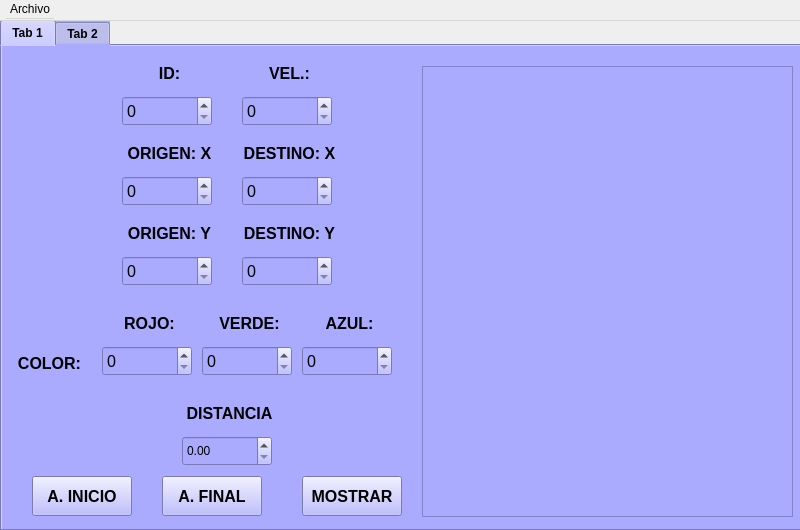
<?xml version="1.0" encoding="UTF-8"?>
<ui version="4.0">
 <class>MainWindow</class>
 <widget class="QMainWindow" name="MainWindow">
  <property name="geometry">
   <rect>
    <x>0</x>
    <y>0</y>
    <width>800</width>
    <height>530</height>
   </rect>
  </property>
  <property name="minimumSize">
   <size>
    <width>500</width>
    <height>500</height>
   </size>
  </property>
  <property name="maximumSize">
   <size>
    <width>800</width>
    <height>530</height>
   </size>
  </property>
  <property name="windowTitle">
   <string>MainWindow</string>
  </property>
  <widget class="QWidget" name="centralwidget">
   <widget class="QTabWidget" name="tabWidget">
    <property name="geometry">
     <rect>
      <x>0</x>
      <y>20</y>
      <width>871</width>
      <height>511</height>
     </rect>
    </property>
    <property name="font">
     <font>
      <family>Arial</family>
      <weight>75</weight>
      <bold>true</bold>
     </font>
    </property>
    <property name="styleSheet">
     <string notr="true">background-color: rgb(170, 170, 255);</string>
    </property>
    <property name="currentIndex">
     <number>0</number>
    </property>
    <widget class="QWidget" name="tab1">
     <property name="font">
      <font>
       <family>Arial</family>
       <pointsize>9</pointsize>
       <weight>75</weight>
       <bold>true</bold>
      </font>
     </property>
     <attribute name="title">
      <string>Tab 1</string>
     </attribute>
     <widget class="QWidget" name="widget" native="true">
      <property name="geometry">
       <rect>
        <x>0</x>
        <y>0</y>
        <width>800</width>
        <height>500</height>
       </rect>
      </property>
      <property name="sizePolicy">
       <sizepolicy hsizetype="Preferred" vsizetype="Preferred">
        <horstretch>0</horstretch>
        <verstretch>0</verstretch>
       </sizepolicy>
      </property>
      <property name="minimumSize">
       <size>
        <width>500</width>
        <height>500</height>
       </size>
      </property>
      <property name="maximumSize">
       <size>
        <width>800</width>
        <height>500</height>
       </size>
      </property>
      <property name="styleSheet">
       <string notr="true">background-color: rgb(170, 170, 255);</string>
      </property>
      <widget class="QLabel" name="labelColorVerde">
       <property name="geometry">
        <rect>
         <x>200</x>
         <y>260</y>
         <width>95</width>
         <height>35</height>
        </rect>
       </property>
       <property name="font">
        <font>
         <family>Arial</family>
         <pointsize>12</pointsize>
         <weight>75</weight>
         <bold>true</bold>
        </font>
       </property>
       <property name="text">
        <string>VERDE:</string>
       </property>
       <property name="alignment">
        <set>Qt::AlignCenter</set>
       </property>
      </widget>
      <widget class="QSpinBox" name="id">
       <property name="geometry">
        <rect>
         <x>120</x>
         <y>50</y>
         <width>90</width>
         <height>30</height>
        </rect>
       </property>
       <property name="font">
        <font>
         <family>Arial</family>
         <pointsize>12</pointsize>
        </font>
       </property>
       <property name="cursor">
        <cursorShape>PointingHandCursor</cursorShape>
       </property>
       <property name="wrapping">
        <bool>false</bool>
       </property>
       <property name="maximum">
        <number>9999</number>
       </property>
      </widget>
      <widget class="QLabel" name="labelCOLOR">
       <property name="geometry">
        <rect>
         <x>0</x>
         <y>300</y>
         <width>95</width>
         <height>35</height>
        </rect>
       </property>
       <property name="font">
        <font>
         <family>Arial</family>
         <pointsize>12</pointsize>
         <weight>75</weight>
         <bold>true</bold>
        </font>
       </property>
       <property name="text">
        <string>COLOR:</string>
       </property>
       <property name="alignment">
        <set>Qt::AlignCenter</set>
       </property>
      </widget>
      <widget class="QLabel" name="labelColorRojo">
       <property name="geometry">
        <rect>
         <x>100</x>
         <y>260</y>
         <width>95</width>
         <height>35</height>
        </rect>
       </property>
       <property name="font">
        <font>
         <family>Arial</family>
         <pointsize>12</pointsize>
         <weight>75</weight>
         <bold>true</bold>
        </font>
       </property>
       <property name="text">
        <string>ROJO:</string>
       </property>
       <property name="alignment">
        <set>Qt::AlignCenter</set>
       </property>
      </widget>
      <widget class="QSpinBox" name="destinoY">
       <property name="geometry">
        <rect>
         <x>240</x>
         <y>210</y>
         <width>90</width>
         <height>30</height>
        </rect>
       </property>
       <property name="font">
        <font>
         <family>Arial</family>
         <pointsize>12</pointsize>
        </font>
       </property>
       <property name="cursor">
        <cursorShape>PointingHandCursor</cursorShape>
       </property>
       <property name="wrapping">
        <bool>false</bool>
       </property>
       <property name="maximum">
        <number>500</number>
       </property>
      </widget>
      <widget class="QSpinBox" name="rojo">
       <property name="geometry">
        <rect>
         <x>100</x>
         <y>300</y>
         <width>90</width>
         <height>30</height>
        </rect>
       </property>
       <property name="font">
        <font>
         <family>Arial</family>
         <pointsize>12</pointsize>
        </font>
       </property>
       <property name="cursor">
        <cursorShape>PointingHandCursor</cursorShape>
       </property>
       <property name="wrapping">
        <bool>false</bool>
       </property>
       <property name="maximum">
        <number>255</number>
       </property>
      </widget>
      <widget class="QLabel" name="labelVELOCIDAD">
       <property name="geometry">
        <rect>
         <x>240</x>
         <y>10</y>
         <width>95</width>
         <height>35</height>
        </rect>
       </property>
       <property name="font">
        <font>
         <family>Arial</family>
         <pointsize>12</pointsize>
         <weight>75</weight>
         <bold>true</bold>
        </font>
       </property>
       <property name="text">
        <string>VEL.:</string>
       </property>
       <property name="alignment">
        <set>Qt::AlignCenter</set>
       </property>
      </widget>
      <widget class="QLabel" name="labelORIGEN_X">
       <property name="geometry">
        <rect>
         <x>120</x>
         <y>90</y>
         <width>95</width>
         <height>35</height>
        </rect>
       </property>
       <property name="font">
        <font>
         <family>Arial</family>
         <pointsize>12</pointsize>
         <weight>75</weight>
         <bold>true</bold>
        </font>
       </property>
       <property name="text">
        <string>ORIGEN: X</string>
       </property>
       <property name="alignment">
        <set>Qt::AlignCenter</set>
       </property>
      </widget>
      <widget class="QSpinBox" name="velocidad">
       <property name="geometry">
        <rect>
         <x>240</x>
         <y>50</y>
         <width>90</width>
         <height>30</height>
        </rect>
       </property>
       <property name="font">
        <font>
         <family>Arial</family>
         <pointsize>12</pointsize>
        </font>
       </property>
       <property name="cursor">
        <cursorShape>PointingHandCursor</cursorShape>
       </property>
       <property name="wrapping">
        <bool>false</bool>
       </property>
       <property name="maximum">
        <number>9999</number>
       </property>
      </widget>
      <widget class="QSpinBox" name="destinoX">
       <property name="geometry">
        <rect>
         <x>240</x>
         <y>130</y>
         <width>90</width>
         <height>30</height>
        </rect>
       </property>
       <property name="font">
        <font>
         <family>Arial</family>
         <pointsize>12</pointsize>
        </font>
       </property>
       <property name="cursor">
        <cursorShape>PointingHandCursor</cursorShape>
       </property>
       <property name="wrapping">
        <bool>false</bool>
       </property>
       <property name="maximum">
        <number>500</number>
       </property>
      </widget>
      <widget class="QLabel" name="labelDESTINO_X">
       <property name="geometry">
        <rect>
         <x>240</x>
         <y>90</y>
         <width>95</width>
         <height>35</height>
        </rect>
       </property>
       <property name="font">
        <font>
         <family>Arial</family>
         <pointsize>12</pointsize>
         <weight>75</weight>
         <bold>true</bold>
        </font>
       </property>
       <property name="text">
        <string>DESTINO: X</string>
       </property>
       <property name="alignment">
        <set>Qt::AlignCenter</set>
       </property>
      </widget>
      <widget class="QLabel" name="labelID">
       <property name="geometry">
        <rect>
         <x>120</x>
         <y>10</y>
         <width>95</width>
         <height>35</height>
        </rect>
       </property>
       <property name="font">
        <font>
         <family>Arial</family>
         <pointsize>12</pointsize>
         <weight>75</weight>
         <bold>true</bold>
        </font>
       </property>
       <property name="text">
        <string>ID:</string>
       </property>
       <property name="alignment">
        <set>Qt::AlignCenter</set>
       </property>
      </widget>
      <widget class="QLabel" name="labelColorAzul">
       <property name="geometry">
        <rect>
         <x>300</x>
         <y>260</y>
         <width>95</width>
         <height>35</height>
        </rect>
       </property>
       <property name="font">
        <font>
         <family>Arial</family>
         <pointsize>12</pointsize>
         <weight>75</weight>
         <bold>true</bold>
        </font>
       </property>
       <property name="text">
        <string>AZUL:</string>
       </property>
       <property name="alignment">
        <set>Qt::AlignCenter</set>
       </property>
      </widget>
      <widget class="QLabel" name="labelDESTINO_Y">
       <property name="geometry">
        <rect>
         <x>240</x>
         <y>170</y>
         <width>95</width>
         <height>35</height>
        </rect>
       </property>
       <property name="font">
        <font>
         <family>Arial</family>
         <pointsize>12</pointsize>
         <weight>75</weight>
         <bold>true</bold>
        </font>
       </property>
       <property name="text">
        <string>DESTINO: Y</string>
       </property>
       <property name="alignment">
        <set>Qt::AlignCenter</set>
       </property>
      </widget>
      <widget class="QSpinBox" name="verde">
       <property name="geometry">
        <rect>
         <x>200</x>
         <y>300</y>
         <width>90</width>
         <height>30</height>
        </rect>
       </property>
       <property name="font">
        <font>
         <family>Arial</family>
         <pointsize>12</pointsize>
        </font>
       </property>
       <property name="cursor">
        <cursorShape>PointingHandCursor</cursorShape>
       </property>
       <property name="wrapping">
        <bool>false</bool>
       </property>
       <property name="maximum">
        <number>255</number>
       </property>
      </widget>
      <widget class="QSpinBox" name="origenY">
       <property name="geometry">
        <rect>
         <x>120</x>
         <y>210</y>
         <width>90</width>
         <height>30</height>
        </rect>
       </property>
       <property name="font">
        <font>
         <family>Arial</family>
         <pointsize>12</pointsize>
        </font>
       </property>
       <property name="cursor">
        <cursorShape>PointingHandCursor</cursorShape>
       </property>
       <property name="wrapping">
        <bool>false</bool>
       </property>
       <property name="maximum">
        <number>500</number>
       </property>
      </widget>
      <widget class="QSpinBox" name="azul">
       <property name="geometry">
        <rect>
         <x>300</x>
         <y>300</y>
         <width>90</width>
         <height>30</height>
        </rect>
       </property>
       <property name="font">
        <font>
         <family>Arial</family>
         <pointsize>12</pointsize>
        </font>
       </property>
       <property name="cursor">
        <cursorShape>PointingHandCursor</cursorShape>
       </property>
       <property name="wrapping">
        <bool>false</bool>
       </property>
       <property name="maximum">
        <number>255</number>
       </property>
      </widget>
      <widget class="QSpinBox" name="origenX">
       <property name="geometry">
        <rect>
         <x>120</x>
         <y>130</y>
         <width>90</width>
         <height>30</height>
        </rect>
       </property>
       <property name="font">
        <font>
         <family>Arial</family>
         <pointsize>12</pointsize>
        </font>
       </property>
       <property name="cursor">
        <cursorShape>PointingHandCursor</cursorShape>
       </property>
       <property name="wrapping">
        <bool>false</bool>
       </property>
       <property name="maximum">
        <number>500</number>
       </property>
      </widget>
      <widget class="QLabel" name="labelORIGEN_Y">
       <property name="geometry">
        <rect>
         <x>120</x>
         <y>170</y>
         <width>95</width>
         <height>35</height>
        </rect>
       </property>
       <property name="font">
        <font>
         <family>Arial</family>
         <pointsize>12</pointsize>
         <weight>75</weight>
         <bold>true</bold>
        </font>
       </property>
       <property name="text">
        <string>ORIGEN: Y</string>
       </property>
       <property name="alignment">
        <set>Qt::AlignCenter</set>
       </property>
      </widget>
      <widget class="QPushButton" name="abInicio">
       <property name="geometry">
        <rect>
         <x>30</x>
         <y>430</y>
         <width>100</width>
         <height>40</height>
        </rect>
       </property>
       <property name="font">
        <font>
         <family>Arial</family>
         <pointsize>12</pointsize>
         <weight>75</weight>
         <bold>true</bold>
        </font>
       </property>
       <property name="text">
        <string>A. INICIO</string>
       </property>
      </widget>
      <widget class="QDoubleSpinBox" name="distancia">
       <property name="enabled">
        <bool>true</bool>
       </property>
       <property name="geometry">
        <rect>
         <x>180</x>
         <y>390</y>
         <width>90</width>
         <height>30</height>
        </rect>
       </property>
       <property name="decimals">
        <number>2</number>
       </property>
      </widget>
      <widget class="QLabel" name="labelDistancia">
       <property name="geometry">
        <rect>
         <x>180</x>
         <y>350</y>
         <width>95</width>
         <height>35</height>
        </rect>
       </property>
       <property name="font">
        <font>
         <family>Arial</family>
         <pointsize>12</pointsize>
         <weight>75</weight>
         <bold>true</bold>
        </font>
       </property>
       <property name="text">
        <string>DISTANCIA</string>
       </property>
       <property name="alignment">
        <set>Qt::AlignCenter</set>
       </property>
      </widget>
      <widget class="QPlainTextEdit" name="plainTextEditor">
       <property name="geometry">
        <rect>
         <x>420</x>
         <y>20</y>
         <width>371</width>
         <height>451</height>
        </rect>
       </property>
      </widget>
      <widget class="QPushButton" name="abMostrar">
       <property name="geometry">
        <rect>
         <x>300</x>
         <y>430</y>
         <width>100</width>
         <height>40</height>
        </rect>
       </property>
       <property name="font">
        <font>
         <family>Arial</family>
         <pointsize>12</pointsize>
         <weight>75</weight>
         <bold>true</bold>
        </font>
       </property>
       <property name="text">
        <string>MOSTRAR</string>
       </property>
      </widget>
      <widget class="QPushButton" name="abFinal">
       <property name="geometry">
        <rect>
         <x>160</x>
         <y>430</y>
         <width>100</width>
         <height>40</height>
        </rect>
       </property>
       <property name="font">
        <font>
         <family>Arial</family>
         <pointsize>12</pointsize>
         <weight>75</weight>
         <bold>true</bold>
        </font>
       </property>
       <property name="text">
        <string>A. FINAL</string>
       </property>
      </widget>
     </widget>
    </widget>
    <widget class="QWidget" name="tab2">
     <attribute name="title">
      <string>Tab 2</string>
     </attribute>
     <widget class="QTableWidget" name="tableWidget">
      <property name="geometry">
       <rect>
        <x>50</x>
        <y>10</y>
        <width>681</width>
        <height>391</height>
       </rect>
      </property>
      <column>
       <property name="text">
        <string>Id</string>
       </property>
      </column>
      <column>
       <property name="text">
        <string>Origen</string>
       </property>
      </column>
      <column>
       <property name="text">
        <string>Destino</string>
       </property>
      </column>
      <column>
       <property name="text">
        <string>Velocidad</string>
       </property>
      </column>
      <column>
       <property name="text">
        <string>Distancia</string>
       </property>
      </column>
      <column>
       <property name="text">
        <string>Color</string>
       </property>
      </column>
     </widget>
     <widget class="QPushButton" name="abBuscar">
      <property name="geometry">
       <rect>
        <x>50</x>
        <y>420</y>
        <width>100</width>
        <height>40</height>
       </rect>
      </property>
      <property name="font">
       <font>
        <family>Arial</family>
        <pointsize>9</pointsize>
        <weight>75</weight>
        <bold>true</bold>
       </font>
      </property>
      <property name="text">
       <string>Busca Partículas</string>
      </property>
     </widget>
     <widget class="QLineEdit" name="lineaBuscar">
      <property name="geometry">
       <rect>
        <x>170</x>
        <y>420</y>
        <width>200</width>
        <height>40</height>
       </rect>
      </property>
      <property name="font">
       <font>
        <family>Arial</family>
       </font>
      </property>
      <property name="alignment">
       <set>Qt::AlignCenter</set>
      </property>
      <property name="dragEnabled">
       <bool>false</bool>
      </property>
      <property name="readOnly">
       <bool>false</bool>
      </property>
      <property name="placeholderText">
       <string>Introduce el Identificador</string>
      </property>
     </widget>
     <widget class="QPushButton" name="abMostrarParticulas">
      <property name="geometry">
       <rect>
        <x>440</x>
        <y>420</y>
        <width>171</width>
        <height>40</height>
       </rect>
      </property>
      <property name="font">
       <font>
        <family>Arial</family>
        <pointsize>9</pointsize>
        <weight>75</weight>
        <bold>true</bold>
       </font>
      </property>
      <property name="text">
       <string>Mostrar Partículas (Todas)</string>
      </property>
     </widget>
    </widget>
   </widget>
   <widget class="QMenuBar" name="menubar">
    <property name="geometry">
     <rect>
      <x>0</x>
      <y>0</y>
      <width>800</width>
      <height>21</height>
     </rect>
    </property>
    <widget class="QMenu" name="menuArchivo">
     <property name="title">
      <string>Archivo</string>
     </property>
     <addaction name="actionAbrir_"/>
     <addaction name="actionGuardar_"/>
    </widget>
    <addaction name="menuArchivo"/>
   </widget>
  </widget>
  <action name="actionAbrir">
   <property name="text">
    <string>Abrir</string>
   </property>
  </action>
  <action name="actionGuardar">
   <property name="text">
    <string>Guardar</string>
   </property>
  </action>
  <action name="actionAbrir_">
   <property name="text">
    <string>Abrir</string>
   </property>
  </action>
  <action name="actionGuardar_">
   <property name="text">
    <string>Guardar</string>
   </property>
  </action>
 </widget>
 <resources/>
 <connections/>
</ui>
